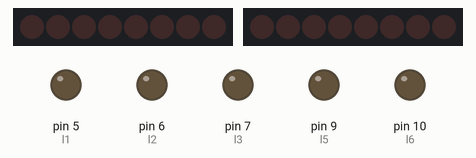
This sketch was run on a simulated Arduino Uno, built with avr-gcc and run on an emulated ATmega328P. Parts: 2 × 8 shift-register outputs drawn as a row of LEDs (first output left, lit = HIGH), output pins drawn as LEDs (lit = HIGH). Wiring (inferred from the names in the program): 2 × shift register (74HC595): data pin 2, shift clock pin 4, latch pin 3 / data pin 11, shift clock pin 8, latch pin 12. Wiring (inferred from the signals the program sends): 2 × row of LEDs: on Q0, Q1, Q2, Q3, Q4, Q5, Q6, Q7 / on Q0, Q1, Q2, Q3, Q4, Q5, Q6, Q7. Pins used as bus, display or sensor lines are not drawn.

Above: at 0.04 s.
At 1.27 s:
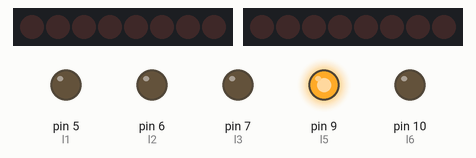
At 2.08 s:
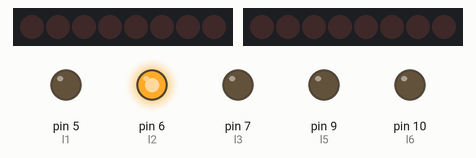
At 2.8 s:
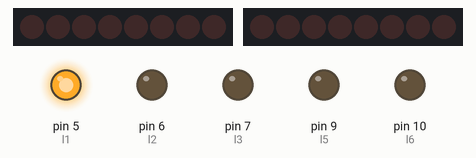
At 4.72 s:
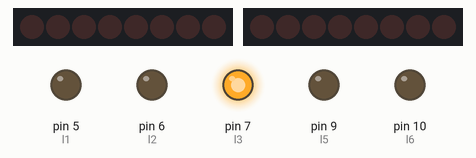
At 6.7 s:
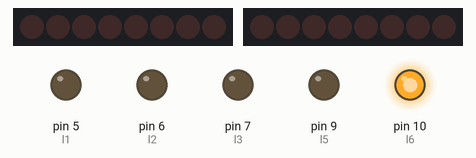
Timing chart, 0 to 7.0 s (numbered marks = the images above):
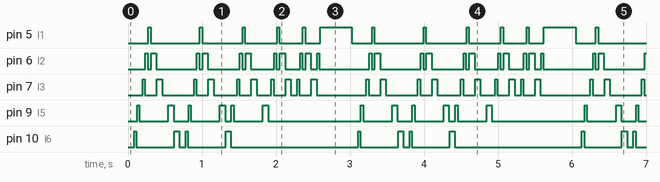

The sketch:

p7_bounce.ino
```cpp
int ds=2;
int latch=3;
int cp=4;

int l1=5;
int l2=6;
int l3=7;
int l4=8;
int l5=9;
int l6=10;
int l7=11;
int l8=12;


byte leds = 0;

void setup()
{
  Serial.begin(9600);
  pinMode(ds,OUTPUT);
  pinMode(cp,OUTPUT);
  pinMode(latch,OUTPUT);

  pinMode(l1,OUTPUT);
  pinMode(l2,OUTPUT);
  pinMode(l3,OUTPUT);
  pinMode(l4,OUTPUT);
  pinMode(l5,OUTPUT);
  pinMode(l6,OUTPUT);
  pinMode(l7,OUTPUT);
  pinMode(l8,OUTPUT);

 reset();
}

void reset()
{
  digitalWrite(l1,LOW);
  digitalWrite(l2,LOW);
  digitalWrite(l3,LOW);
  digitalWrite(l4,LOW);
  digitalWrite(l5,LOW);
  digitalWrite(l6,LOW);
  digitalWrite(l7,LOW);
  digitalWrite(l8,LOW);
}

int p7_flag=1;

void loop()
{
  leds=0;
  update();
  p7_anodes();
  p7_cathodes(p7_flag);
  if(p7_flag<=8)
  {
    delay(30);
  }
  else if(p7_flag<=14)
    delay(70);
  else if(p7_flag<=20)
    delay(30);
  else if(p7_flag<=25)
    delay(70);
  else if(p7_flag<=30)
    delay(30);
  else if(p7_flag<=34)
    delay(70);
  else if(p7_flag<=38)
    delay(30);
  else if(p7_flag<=41)
    delay(70);
  else if(p7_flag<=44)
    delay(30);
  else if(p7_flag<=46)
    delay(70);
  else if(p7_flag<=48)
    delay(30);
  p7_flag++;
  if(p7_flag==49)
  {
    delay(400);
    p7_flag=1;
  }
  reset();
}

void p7_anodes()
{
  for(int i=0;i<64;i++)
  {
      bitSet(leds,i);
      update();
  }
}

void p7_cathodes(int p7_flag)
{
  if(p7_flag==1)
  {
    reset();
    digitalWrite(l8,HIGH);
  }
  else if(p7_flag==2||p7_flag==14)
  {
    reset();
    digitalWrite(l7,HIGH);
  }
  else if(p7_flag==3||p7_flag==13||p7_flag==15||p7_flag==25)
  {
    reset();
    digitalWrite(l6,HIGH);
  }
  else if(p7_flag==4||p7_flag==12||p7_flag==16||p7_flag==24||p7_flag==26||p7_flag==34)
  {
    reset();
    digitalWrite(l5,HIGH);
  }
  else if(p7_flag==5||p7_flag==11||p7_flag==17||p7_flag==23||p7_flag==27||p7_flag==33||p7_flag==35||p7_flag==41)
  {
    reset();
    digitalWrite(l4,HIGH);
  }
  else if(p7_flag==6||p7_flag==10||p7_flag==18||p7_flag==22||p7_flag==28||p7_flag==32||p7_flag==36||p7_flag==40||p7_flag==42||p7_flag==46)
  {
    reset();
    digitalWrite(l3,HIGH);
  }
  else if(p7_flag==7||p7_flag==9||p7_flag==19||p7_flag==21||p7_flag==29||p7_flag==31||p7_flag==37||p7_flag==39||p7_flag==43||p7_flag==45||p7_flag==47)
  {
    reset();
    digitalWrite(l2,HIGH);
  }
  else if(p7_flag==8||p7_flag==20||p7_flag==30||p7_flag==38||p7_flag==44||p7_flag==48)
  {
    reset();
    digitalWrite(l1,HIGH);
  }
}

void update()
{
  digitalWrite(latch,LOW);
  shiftOut(ds,cp,MSBFIRST,leds);
  digitalWrite(latch,HIGH);
}
```

Measured:
- by itself, pin 6 (l2): moves between LOW and HIGH, repeating every 3.0 s
- by itself, pin 10 (l6): repeats every 3.0 s: LOW 0.51 s, HIGH 0.07 s, LOW 0.09 s, HIGH 0.03 s, LOW 0.51 s, HIGH 0.07 s, LOW 1.7 s, HIGH 0.03 s
- by itself, pin 9 (l5): repeats every 3.0 s: LOW 0.39 s, HIGH 0.07 s, LOW 0.20 s, HIGH 0.03 s, LOW 0.39 s, HIGH 0.07 s, LOW 0.09 s, HIGH 0.03 s, LOW 0.39 s, HIGH 0.07 s, LOW 1.3 s, HIGH 0.03 s
- by itself, pin 5 (l1): repeats every 3.0 s: LOW 0.67 s, HIGH 0.03 s, LOW 0.55 s, HIGH 0.03 s, LOW 0.43 s, HIGH 0.03 s, LOW 0.32 s, HIGH 0.03 s, LOW 0.20 s, HIGH 0.43 s, LOW 0.27 s, HIGH 0.03 s
